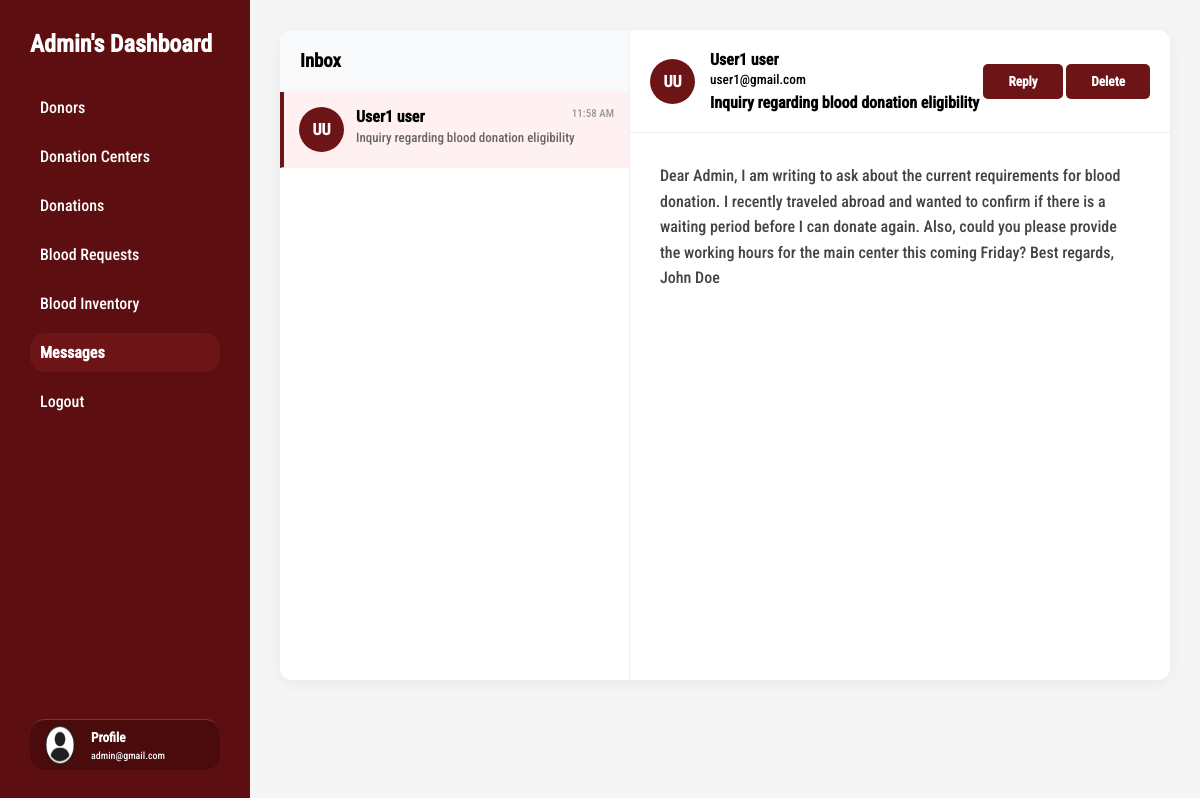
The page /dashboard/index.php?page=messages (signed in) on the database its author committed.
### tables this page shows
CREATE TABLE `messages` (
  `id` int(11) NOT NULL,
  `sender_id` int(11) NOT NULL,
  `receiver_id` int(11) DEFAULT NULL,
  `message_text` text NOT NULL,
  `subject` varchar(255) NOT NULL,
  `is_read` tinyint(1) DEFAULT 0,
  `created_at` timestamp NOT NULL DEFAULT current_timestamp()
);

CREATE TABLE `donors` (
  `id` int(11) NOT NULL,
  `first_name` varchar(50) DEFAULT NULL,
  `last_name` varchar(50) DEFAULT NULL,
  `birthdate` date DEFAULT NULL,
  `blood_group_id` int(11) NOT NULL
);

CREATE TABLE `users` (
  `id` int(11) NOT NULL,
  `username` varchar(255) NOT NULL,
  `email` varchar(100) NOT NULL,
  `password` varchar(255) NOT NULL,
  `role_id` int(11) NOT NULL
);

### config.php (called while the page is built)
<?php
class Database {
    private $host = 'localhost';
    private $dbname = 'blood_bank_management_system';
    private $username = 'root';
    private $password = '';
    private $conn;
    public function __construct() {
        try {
            $dsn = "mysql:host={$this->host};dbname={$this->dbname}";
            $this->conn = new PDO($dsn, $this->username, $this->password);
            $this->conn->setAttribute(PDO::ATTR_ERRMODE, PDO::ERRMODE_EXCEPTION);
        } catch(PDOException $e) {
            die("Connection failed: " . $e->getMessage());
        }
    }
    public function getConnection(): PDO {
        return $this->conn;
    }
}
?>

### crud/messages/messagesLogic.php (called while the page is built, shortened)
<?php
class Message {
    private $conn;
    private $table = "messages";
    public function __construct($db) {
        $this->conn = $db;
    }
   public function getAllMessagesForAdmin() {
    $sql = "SELECT m.id, m.sender_id, m.receiver_id, m.message_text, m.subject, m.is_read, m.created_at,
                   d.first_name, d.last_name, u.email
            FROM {$this->table} m
            INNER JOIN users u ON m.sender_id = u.id
            LEFT JOIN donors d ON u.id = d.id
            WHERE m.receiver_id IS NULL OR m.receiver_id IN (
                SELECT id FROM users WHERE role_id = 1
            )
            ORDER BY m.created_at DESC";
    $stmt = $this->conn->prepare($sql);
    $stmt->execute();
    return $stmt->fetchAll(PDO::FETCH_ASSOC);
}
    public function getMessageById($id) {
    $sql = "SELECT m.id, m.sender_id, m.receiver_id, m.subject, m.message_text, m.is_read, m.created_at,
                   d.first_name, d.last_name, u.email
            FROM messages m
            INNER JOIN users u ON m.sender_id = u.id
            LEFT JOIN donors d ON u.id = d.id
            WHERE m.id = :id";
    $stmt = $this->conn->prepare($sql);
    $stmt->bindParam(':id', $id, PDO::PARAM_INT);
    $stmt->execute();
    return $stmt->fetch(PDO::FETCH_ASSOC);
}
}
?>

### dashboard/dashboardPages/messages.php (the view, shortened to what this page needs)
<?php
include_once "../config.php";
include_once "../crud/messages/messagesLogic.php";
$db = new Database();
$messageObj = new Message($db->getConnection());
$messages = $messageObj->getAllMessagesForAdmin();
$selectedId = $_GET['message_id'] ?? ($messages[0]['id'] ?? null);
$currentMsg = null;
if ($selectedId) {
    $currentMsg = $messageObj->getMessageById($selectedId);
}
?>
<div class="messagesWrapper">
    <div class="messagesContainer">
        <div class="messagesSidebar">
            <div class="sidebarHeader">
                <h3>Inbox</h3>
            </div>
            <div class="messageList">
                <?php if ($messages): foreach($messages as $msg): ?>
                    <div class="messageItem <?php echo  ($selectedId == $msg['id']) ? 'active' : '' ?> <?php echo ($msg['is_read'] == 0) ? 'unread' : '' ?>"
                         onclick="window.location.href='index.php?page=messages&message_id=<?php echo $msg['id'] ?>'">
                        <div class="msgUserImg">
                            <?php echo strtoupper($msg['first_name'][0] . $msg['last_name'][0]) ?>
                        </div>
                        <div class="msgPreview">
                            <div class="msgHeader">
                                <strong><?php echo $msg['first_name'] . ' ' . $msg['last_name'] ?></strong>
                                <span class="msgTime"><?php echo date('h:i A', strtotime($msg['created_at'])) ?></span>
                            </div>
                            <p><?php echo $msg['subject']?></p>
                        </div>
                    </div>
                <?php endforeach; else: ?>
                    <p style="padding: 20px;">There is no message.</p>
                <?php endif; ?>
            </div>
        </div>
        <div class="messageContent">
            <?php if ($currentMsg): ?>
                <div class="contentHeader">
                    <div class="userInfo">
                        <div class="msgUserImg">
                            <?php echo strtoupper($currentMsg['first_name'][0] . $currentMsg['last_name'][0]) ?>
                        </div>
                        <div>
                            <h4><?php echo $currentMsg['first_name'] . ' ' . $currentMsg['last_name'] ?></h4>
                            <small><?php echo $currentMsg['email'] ?></small>
                            <p style="margin-top: 5px; font-weight: bold;"><?php echo $currentMsg['subject'] ?></p>
                        </div>
                    </div>
                    <div class="contentActions">
                        <button  class="btnSave" onclick="openReplyModal()">Reply</button>
                        <button class="btnSave" onclick="confirmDelete(<?php echo $currentMsg['id'] ?>)">Delete</button>
                    </div>
                </div>
                <div class="msgBody">
                    <p><?php echo $currentMsg['message_text'] ?></p>
                </div>
            <?php else: ?>
                <div style="padding: 40px; text-align: center;">
                    <h3>Choose a message to read</h3>
                </div>
            <?php endif; ?>
        </div>
    </div>
</div>

### dashboard/style.css (style rules this page uses)
.btnSave { background: #6d1417; color: white; border: none; padding: 10px 25px; border-radius: 5px; cursor: pointer; font-weight: bold; }

### components/globalCSS/globalCSS.css (style rules this page uses)
* { margin: 0; padding: 0; box-sizing: border-box; font-family: Roboto; }
html { --padding-inline: 100px; --max-width: 1400px; }

### rows shown on the page
messages: donors.first_name+last_name "UU", donors.first_name "User1", donors.last_name "user", created_at "11:58 AM", subject "Inquiry regarding blood donation eligibility", sender.email "user1@gmail.com", message_text "Dear Admin, I am writing to ask about the current requirements for blood donation. I recently traveled abroad and wanted to confirm if there is a waiting period before I can donate again. Also, could you please provide the working hours for the main center this coming Friday? Best regards, John Doe"

### other values the page prints
$_SESSION['user_email'] "admin@gmail.com"
